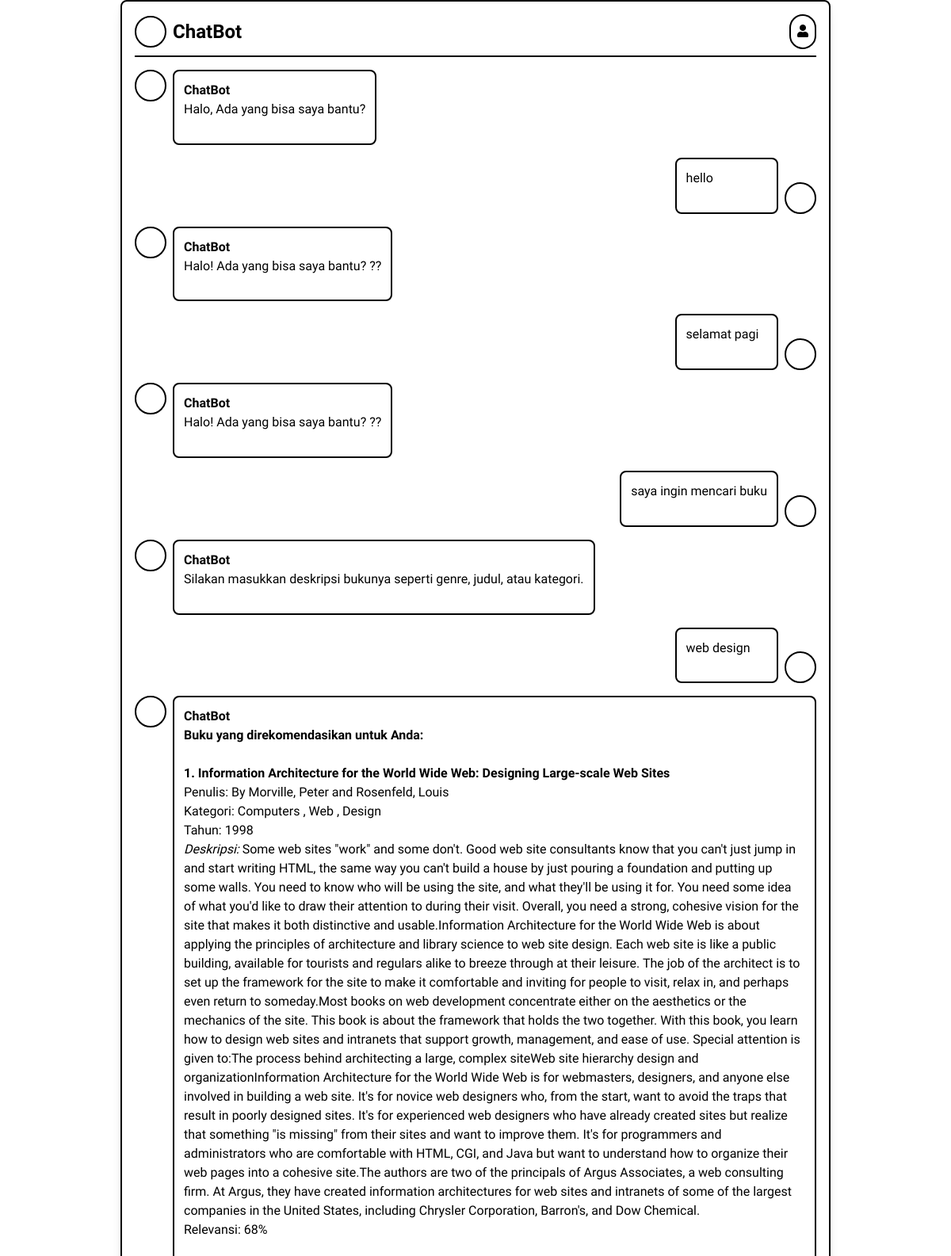
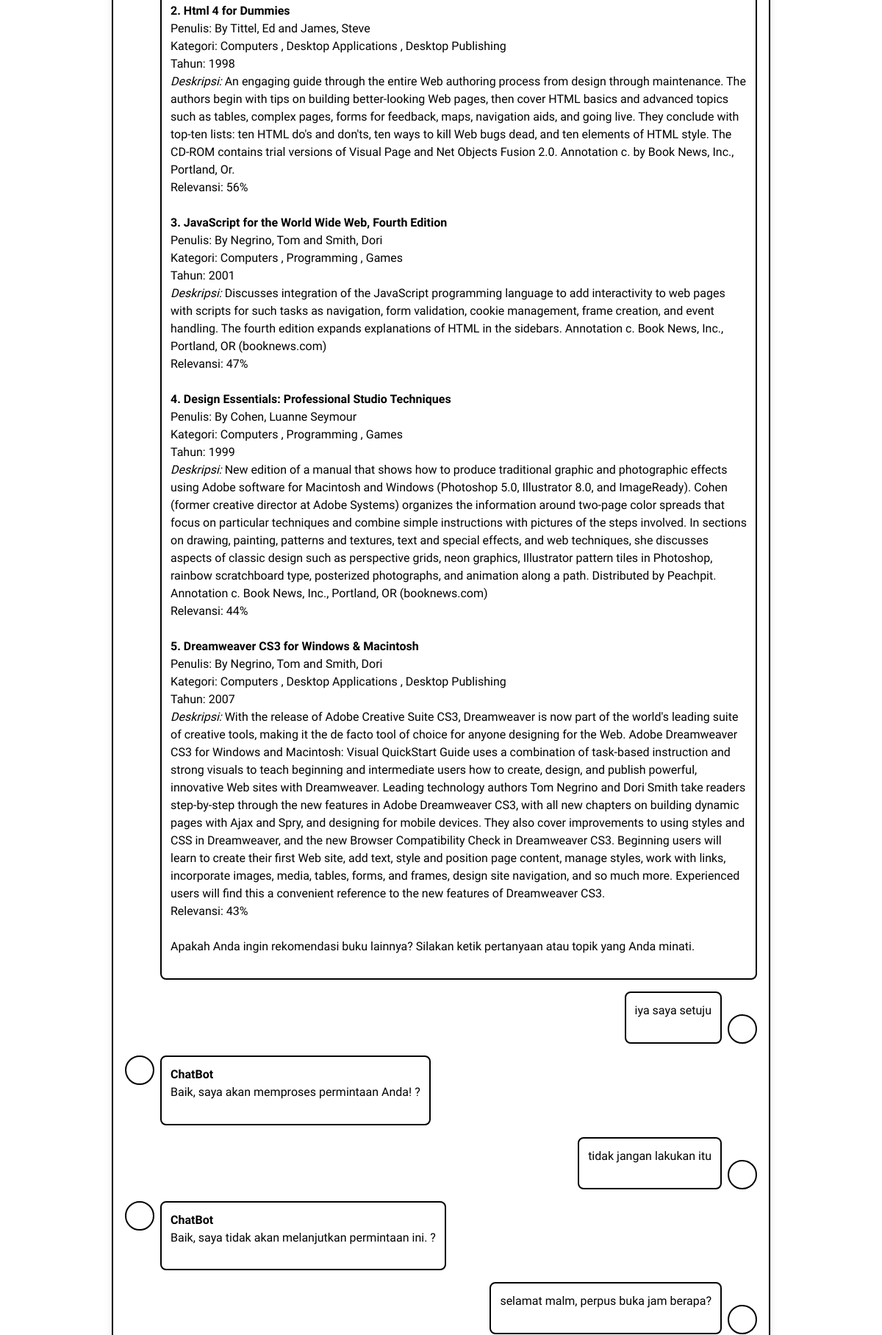
The app's page /index.php/chat (upper part) with its own data (2 pictures, top to bottom).
### tables this page shows
CREATE TABLE `chats` (
  `id` int(11) NOT NULL,
  `user` int(11) DEFAULT NULL,
  `user_message` text DEFAULT NULL,
  `bot_response` text DEFAULT NULL,
  `timestamp` timestamp NOT NULL DEFAULT current_timestamp()
);

### application/controllers/chat.php (called while the page is built, shortened)
<?php
class Chat extends CI_Controller
{
	public function __construct()
		{
			$this->load->model('Chat_model', 'chatModel');
		}
    public function index()
		{
			$data['active_controller'] = 'chat';
			$data['chats'] = $this->chatModel->getChatHistory('chats');
			$this->load->view('chatForm', $data);
		}
}

### index.php (called while the page is built, shortened)
<?php
require_once BASEPATH.'core/CodeIgniter.php';

### application/models/chat_model.php (called while the page is built, shortened)
<?php
class Chat_model extends CI_Model
{
    public function getChatHistory($table)
    {
        $this->db->order_by('timestamp', 'ASC');
        return $this->db->get($table)->result_array();
    }
}

### application/views/chatForm.php (the view, shortened to what this page needs)
<!DOCTYPE html>
<html lang="en">
<head>
    <script src="https://cdn.tailwindcss.com"></script>
    <link rel="stylesheet" href="https://cdnjs.cloudflare.com/ajax/libs/font-awesome/5.15.3/css/all.min.css">
	<link href="<?php echo base_url(); ?>assets/css/main.css" rel="stylesheet">
</head>
<body class="bg-white h-screen flex items-center justify-center">
    <div class="bg-white w-full max-w-4xl rounded-lg shadow-lg p-4 flex flex-col h-full border-2 border-black">
        <div class="flex justify-between items-center mb-4 pb-2 border-b-2 border-black">
            <div class="flex items-center">
                <div class="w-10 h-10 border-2 border-black rounded-full mr-2"></div>
                <h1 class="text-2xl font-bold">ChatBot</h1>
            </div>
            <div class="flex items-center space-x-4">
                <div class="profile-dropdown">
                    <button class="bg-white border-2 border-black rounded-full p-2">
                        <i class="fas fa-user"></i>
                    </button>
                </div>
            </div>
        </div>
        <div class="flex flex-col space-y-4 flex-grow overflow-y-auto" id="chat-container">
            <div class="flex items-start space-x-2 message-container">
                <div class="w-10 h-10 rounded-full border-2 border-black flex-shrink-0"></div>
                <div class="bg-white p-3 rounded-lg border-2 border-black">
                    <p class="font-bold">ChatBot</p>
                    <p>Halo, Ada yang bisa saya bantu?</p>
                </div>
            </div>
            <?php foreach ($chats as $chat): ?>
                <div class="flex items-end justify-end space-x-2 message-container">
                    <div class="bg-white p-3 rounded-lg border-2 border-black">
                        <p><?= $chat['user_message'] ?></p>
                    </div>
                    <div class="w-10 h-10 rounded-full border-2 border-black flex-shrink-0"></div>
                </div>
                <div class="flex items-start space-x-2 message-container">
                    <div class="w-10 h-10 rounded-full border-2 border-black flex-shrink-0"></div>
                    <div class="bg-white p-3 rounded-lg border-2 border-black">
                        <p class="font-bold">ChatBot</p>
                        <p><?= $chat['bot_response'] ?></p>
                    </div>
                </div>
            <?php endforeach; ?>
        </div>
    </div>
</body>
</html>

### assets/css/main.css (style rules this page uses)
body { font-family: 'Patrick Hand', cursive; }
#chat-container { height: 70vh; }
.profile-dropdown { position: relative; display: inline-block; }

### records on screen
chats: user_message "hello", bot_response "Halo! Ada yang bisa saya bantu? ??"
chats: user_message "selamat pagi", bot_response "Halo! Ada yang bisa saya bantu? ??"
chats: user_message "saya ingin mencari buku", bot_response "Silakan masukkan deskripsi bukunya seperti genre, judul, atau kategori."
chats: user_message "web design", bot_response "Buku yang direkomendasikan untuk Anda: 1. Information Architecture for the World Wide Web: Designing Large-scale Web Sites Penulis: By Morville, Peter and Rosenfeld, Louis Kategori: Computers , Web , Design Tahun: 1998 Deskripsi: Some web sites \"work\" and some don't. Good web site consultants know that you can't just jump in and start writing HTML, the same way you can't build a house by just pouring a foundation and putting up some walls. You need to know who will be using the site, and what they'll be using it for. You need some idea of what you'd like to draw their attention to during their visit. Overall, you need a strong, cohesive vision for the site that makes it both distinctive and…"
chats: user_message "iya saya setuju", bot_response "Baik, saya akan memproses permintaan Anda! ?"
chats: user_message "tidak jangan lakukan itu", bot_response "Baik, saya tidak akan melanjutkan permintaan ini. ?"
chats: user_message "selamat malm, perpus buka jam berapa?"
